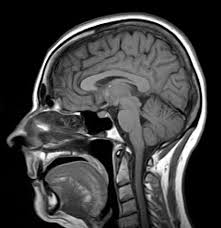
#> input picture mri.jpeg, 221 x 228 px, found by its file name
$ python low.py
#> lines starting #> are read from the running program, lines starting #| are printed output that depends on the picture
import cv2
import numpy as np

img=cv2.imread('mri.jpeg', 0)
#> img is the input picture: shape (228, 221); min 0, max 255, mean 61.4
# cv2.imshow('Original Image',img)

# #3x3 mask
# mask=np.array([[1,1,1],
#                [1,1,1],
#                [1,1,1]])

# 5x5 mask
mask=np.array([[1,1,1,1,1],
               [1,1,1,1,1],
               [1,1,1,1,1],
               [1,1,1,1,1],
               [1,1,1,1,1]])

mask=mask/sum(mask)

img_fil=cv2.filter2D(img,-1,mask)
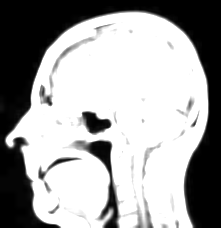
#> img_fil: shape (228, 221); min 0, max 255, mean 161.9
cv2.imshow('original img',img)
cv2.imshow('filtered img',img_fil)
cv2.waitKey(0)

$ run again, with 0.1.jpg copied over mri.jpeg
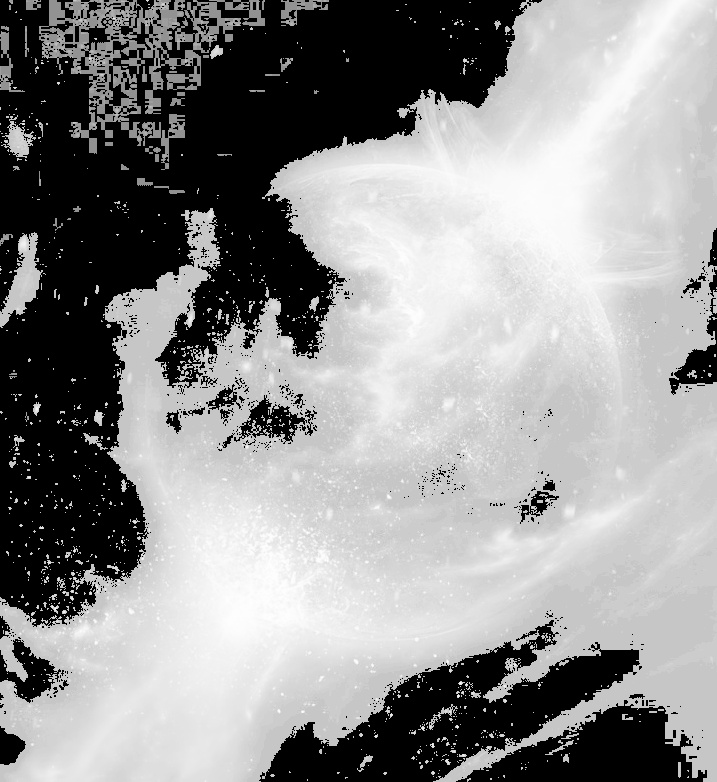
#> input picture 0.1.jpg, 717 x 782 px, found by its file name
#> img is the input picture: shape (782, 717); min 0, max 255, mean 145.7
#> `img_fil=cv2.filter2D(img,-1,mask)`:
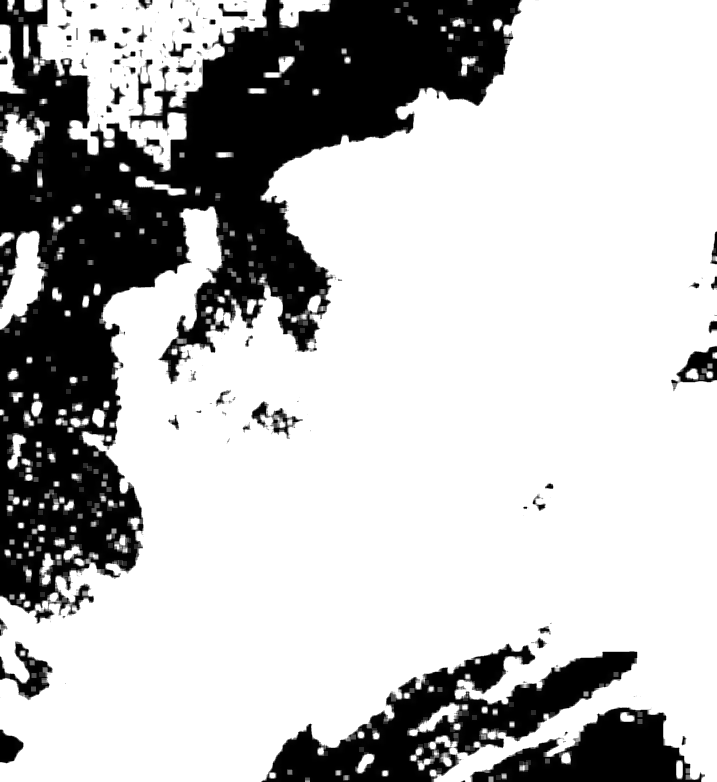
#> img_fil: shape (782, 717); min 0, max 255, mean 187.9
